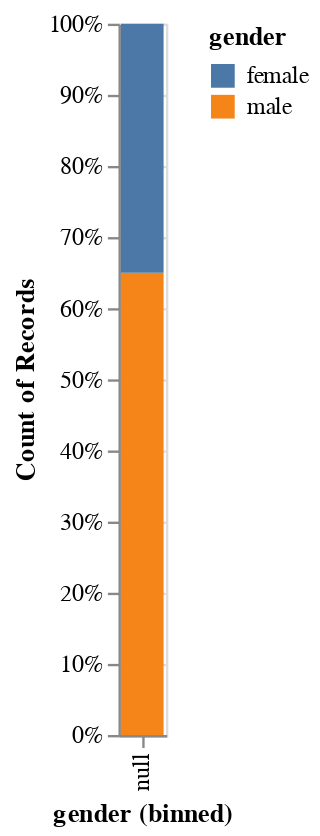

Here is the notebook cell this chart was saved with:
### Markdown cell above
И также процентное распределение

### Code cell
alt.Chart(data).mark_bar().encode(
    alt.X('gender', bin=True),
    alt.Y('count()', stack='normalize'),
    alt.Color('gender')
)

### Figure 1 — Vega-Lite specification as saved in the notebook (floating-point values rounded to 4 significant figures)
{"config": {"view": {"continuousWidth": 400, "continuousHeight": 300}}, "data": {"name": "data-19b599fceeea9321c534e09f61bf450b"}, "mark": "bar", "encoding": {"color": {"field": "gender", "type": "nominal"}, "x": {"bin": true, "field": "gender", "type": "nominal"}, "y": {"aggregate": "count", "stack": "normalize", "type": "quantitative"}}, "$schema": "https://vega.github.io/schema/vega-lite/v4.17.0.json", "datasets": {"data-19b599fceeea9321c534e09f61bf450b": [{"gender": "male", "name": {"title": "Mr", "first": "Sean", "last": "Weaver"}, "location": {"street": {"number": 9198, "name": "Shady Ln Dr"}, "city": "Hampton", "state": "Illinois", "country": "United States", "postcode": 79680, "coordinates": {"latitude": "82.9441", "longitude": "-71.6443"}, "timezone": {"offset": "+4:00", "description": "Abu Dhabi, Muscat, Baku, Tbilisi"}}, "email": "sean.weaver@example.com", "login": {"uuid": "dfaeb64c-3da9-4034-81ad-c79b109fea54", "username": "redswan825", "password": "austin", "salt": "l1PMcmqF", "md5": "111f2eef8111d0bb4133f86c0f12d24e", "sha1": "608754836a8c91faa67c11a1c228893ae502fdc9", "sha256": "d7466b98b5df24b4cad9556ab795bf2e6b1bc93ce718a5a6203474dc549cb8df"}, "dob": {"date": "1972-06-19T14:17:59.978Z", "age": 50}, "registred": {"date": "2014-08-03T07:25:36.795Z", "age": 8}, "phone": "(206) 996-3299", "cell": "(851) 950-2650", "id": {"name": "SSN", "value": "127-72-5172"}}, {"gender": "female", "name": {"title": "Ms", "first": "Esma", "last": "Akaydın"}, "location": {"street": {"number": 9917, "name": "Tunalı Hilmi Cd"}, "city": "Eskişehir", "state": "Giresun", "country": "Turkey", "postcode": 60534, "coordinates": {"latitude": "69.9291", "longitude": "128.1401"}, "timezone": {"offset": "-12:00", "description": "Eniwetok, Kwajalein"}}, "email": "esma.akaydin@example.com", "login": {"uuid": "50c0fa55-861e-4dbd-9eed-a47ec794ffe3", "username": "ticklishostrich361", "password": "tweety", "salt": "xh41SZ24", "md5": "7dbb771fd9db478ffdd6a681157b0bb8", "sha1": "7f8d492d8a92414320b47cc65dba30f345e5e582", "sha256": "511010d6cd1d9f0b2d9cbde8f3148d6daf5a46c26caa9afc5e67d9c7ac627992"}, "dob": {"date": "1972-05-28T10:16:39.122Z", "age": 50}, "registred": {"date": "2021-01-11T08:25:36.127Z", "age": 1}, "phone": "(462)-999-1358", "cell": "(984)-193-4509", "id": {"name": "", "value": null}}, {"gender": "male", "name": {"title": "Mr", "first": "دانیال", "last": "حسینی"}, "location": {"street": {"number": 1325, "name": "میدان ولیعصر (عج)"}, "city": "کاشان", "state": "گلستان", "country": "Iran", "postcode": 83271, "coordinates": {"latitude": "14.1037", "longitude": "-55.1501"}, "timezone": {"offset": "+8:00", "description": "Beijing, Perth, Singapore, Hong Kong"}}, "email": "dnyl.hsyny@example.com", "login": {"uuid": "51d2ceed-89a0-4907-8d8f-0fa5df273be8", "username": "orangezebra155", "password": "snowflak", "salt": "HLNbJcDb", "md5": "3d5fbb6ca7df4736c0063886ec45f258", "sha1": "e35a47139b6ab1133e972a9867064878eac9f37e", "sha256": "6758f14d72747a418e970f48e80de9415d768ffb798b5238b5817a73249f8e92"}, "dob": {"date": "2000-03-10T03:42:21.911Z", "age": 22}, "registred": {"date": "2014-11-24T22:54:08.830Z", "age": 7}, "phone": "089-14279529", "cell": "0932-870-3050", "id": {"name": "", "value": null}}, {"gender": "male", "name": {"title": "Mr", "first": "Lopo", "last": "Peixoto"}, "location": {"street": {"number": 6382, "name": "Rua Paraná "}, "city": "Sumaré", "state": "Mato Grosso do Sul", "country": "Brazil", "postcode": 37863, "coordinates": {"latitude": "-80.0324", "longitude": "-140.8339"}, "timezone": {"offset": "0:00", "description": "Western Europe Time, London, Lisbon, Casablanca"}}, "email": "lopo.peixoto@example.com", "login": {"uuid": "9b7a7d64-d990-416b-b567-58b29a4bed0c", "username": "happykoala395", "password": "freeze", "salt": "1JKdfxTR", "md5": "46caf01122126ec9b5594845c1d5cc39", "sha1": "03c68c21dc4473a3b7b1ea2bd571afe1c976c6d3", "sha256": "9a0b2b28aa24c5fdfad98d7caf87eb92850ad6492a77f9ff531d2c7c79a3e1b5"}, "dob": {"date": "1976-02-13T00:55:47.755Z", "age": 46}, "registred": {"date": "2017-04-01T15:56:43.603Z", "age": 5}, "phone": "(56) 2798-0773", "cell": "(31) 6759-5893", "id": {"name": "CPF", "value": "884.918.952-93"}}, {"gender": "male", "name": {"title": "Mr", "first": "Tilmann", "last": "Seelig"}, "location": {"street": {"number": 4855, "name": "Kapellenweg"}, "city": "Zerbst/Anhalt", "state": "Sachsen-Anhalt", "country": "Germany", "postcode": 75775, "coordinates": {"latitude": "-52.6444", "longitude": "-97.7317"}, "timezone": {"offset": "+8:00", "description": "Beijing, Perth, Singapore, Hong Kong"}}, "email": "tilmann.seelig@example.com", "login": {"uuid": "edd77fdb-9795-4274-9e95-408a423408b1", "username": "organicgoose364", "password": "this", "salt": "MDMwlCtu", "md5": "b640de335b55ece86fea53617b5f264a", "sha1": "5d2c9ffd30422862617cf2c280ab7f7696f211a3", "sha256": "97d328c15acb567561743d4972eb54315f6918b4dccea91217a521afae2cc743"}, "dob": {"date": "1946-07-04T23:43:06.921Z", "age": 76}, "registred": {"date": "2012-08-29T09:14:52.196Z", "age": 10}, "phone": "0212-3057084", "cell": "0172-7875862", "id": {"name": "SVNR", "value": "19 040746 S 114"}}, {"gender": "male", "name": {"title": "Mr", "first": "Davut", "last": "Akışık"}, "location": {"street": {"number": 8165, "name": "Tunalı Hilmi Cd"}, "city": "Ardahan", "state": "Sivas", "country": "Turkey", "postcode": 70202, "coordinates": {"latitude": "68.9071", "longitude": "-18.7026"}, "timezone": {"offset": "-11:00", "description": "Midway Island, Samoa"}}, "email": "davut.akisik@example.com", "login": {"uuid": "410daeba-1b70-4f60-a2a5-543c7f1952ec", "username": "redfrog405", "password": "boytoy", "salt": "gTBc8za5", "md5": "d8b1b34dd61c7e41915a23b8a1c0055b", "sha1": "9ee3168c6cb621c58960704c4be2644f658bbc00", "sha256": "c34730e328751590140db08516b3fe9ef52fd9e7b5985933b04b3f3bba89b0c0"}, "dob": {"date": "1959-04-05T10:15:06.778Z", "age": 63}, "registred": {"date": "2007-03-28T06:19:44.763Z", "age": 15}, "phone": "(491)-531-9734", "cell": "(688)-913-1725", "id": {"name": "", "value": null}}, {"gender": "female", "name": {"title": "Mrs", "first": "Isla", "last": "Aho"}, "location": {"street": {"number": 3467, "name": "Esplanadi"}, "city": "Sulkava", "state": "Central Ostrobothnia", "country": "Finland", "postcode": 92352, "coordinates": {"latitude": "-29.3870", "longitude": "51.3793"}, "timezone": {"offset": "-3:00", "description": "Brazil, Buenos Aires, Georgetown"}}, "email": "isla.aho@example.com", "login": {"uuid": "605551d0-e9b0-47e7-b317-1bbda214ca19", "username": "lazybutterfly744", "password": "antares", "salt": "KSbD6CDp", "md5": "5647e8b0d9d026d10592fa45813951ce", "sha1": "df0f0a3594d122e92d285decb70a794ec344caf3", "sha256": "8abc87cad8eac05176056dad76421e64d28fb3862f438939263e50969ab1b59f"}, "dob": {"date": "1984-08-29T14:30:03.172Z", "age": 38}, "registred": {"date": "2019-05-05T06:45:03.155Z", "age": 3}, "phone": "03-037-616", "cell": "044-161-10-24", "id": {"name": "HETU", "value": "NaNNA854undefined"}}, {"gender": "female", "name": {"title": "Mrs", "first": "Sonali", "last": "Manjunath"}, "location": {"street": {"number": 8628, "name": "Naiduthota"}, "city": "Kochi", "state": "Tamil Nadu", "country": "India", "postcode": 55894, "coordinates": {"latitude": "10.4894", "longitude": "171.5984"}, "timezone": {"offset": "+5:30", "description": "Bombay, Calcutta, Madras, New Delhi"}}, "email": "sonali.manjunath@example.com", "login": {"uuid": "d78bd98d-8692-492b-b560-7e8fd7b558eb", "username": "angrykoala907", "password": "gabriel", "salt": "zLlIiTnv", "md5": "78c4dd153f0aec32dd1501edab5b8098", "sha1": "9a05ac61a65a4fb2c25c9bbad12e539112d1d251", "sha256": "a9d6e5b64464bc0db0131d8b5860068984e01620214254d1ecd7763c392390a3"}, "dob": {"date": "1974-06-14T19:26:19.276Z", "age": 48}, "registred": {"date": "2022-01-15T00:41:58.570Z", "age": 0}, "phone": "8633597217", "cell": "7674693427", "id": {"name": "UIDAI", "value": "411126270678"}}, {"gender": "female", "name": {"title": "Mrs", "first": "Zaida", "last": "Dias"}, "location": {"street": {"number": 690, "name": "Rua Um"}, "city": "Timon", "state": "Rondônia", "country": "Brazil", "postcode": 98626, "coordinates": {"latitude": "-80.3768", "longitude": "40.9973"}, "timezone": {"offset": "-1:00", "description": "Azores, Cape Verde Islands"}}, "email": "zaida.dias@example.com", "login": {"uuid": "f6761eec-fd07-4129-9ba0-506df564d53b", "username": "angryfrog141", "password": "paladin", "salt": "YbBelKtU", "md5": "60a1bd91c81b484f574f5020670ed38a", "sha1": "a00311eae1ffb95e16387f47f8e8b5473ee65a78", "sha256": "bc04b02c93af8eeecbebcdf84b1d935156f9531bad82731568d5e6bcb3f72911"}, "dob": {"date": "1966-10-08T12:16:18.429Z", "age": 56}, "registred": {"date": "2018-11-24T10:39:08.982Z", "age": 3}, "phone": "(33) 2831-7010", "cell": "(79) 2429-6182", "id": {"name": "CPF", "value": "009.894.013-57"}}, {"gender": "male", "name": {"title": "Mr", "first": "Tarak", "last": "Kini"}, "location": {"street": {"number": 4009, "name": "Bannerghatta Rd"}, "city": "Bidhannagar", "state": "Assam", "country": "India", "postcode": 77855, "coordinates": {"latitude": "7.5039", "longitude": "-130.1706"}, "timezone": {"offset": "0:00", "description": "Western Europe Time, London, Lisbon, Casablanca"}}, "email": "tarak.kini@example.com", "login": {"uuid": "e676021c-2b00-452e-97d6-c3174857b317", "username": "ticklishgoose784", "password": "jimbo", "salt": "lTabuk5Z", "md5": "b65d650e9ce0ecefc392ac5974705855", "sha1": "6d4f20c2cb551a6528934348ef12239b7c0df3c4", "sha256": "1223dad9db4bebf6e72fcae6103097c1659e04666dd2f4a5e97cf289c2f34cb8"}, "dob": {"date": "1956-06-22T05:14:00.152Z", "age": 66}, "registred": {"date": "2004-04-30T06:54:52.830Z", "age": 18}, "phone": "7534610427", "cell": "7819616376", "id": {"name": "UIDAI", "value": "146198576781"}}, {"gender": "female", "name": {"title": "Miss", "first": "Shiva", "last": "Wildenberg"}, "location": {"street": {"number": 1299, "name": "Het Kromkamp"}, "city": "Roermond", "state": "Groningen", "country": "Netherlands", "postcode": "1568 QU", "coordinates": {"latitude": "32.1670", "longitude": "93.9422"}, "timezone": {"offset": "+5:00", "description": "Ekaterinburg, Islamabad, Karachi, Tashkent"}}, "email": "shiva.wildenberg@example.com", "login": {"uuid": "df4a2bb5-e483-4132-afe9-bd9a2a9977af", "username": "organicpanda845", "password": "these", "salt": "pFpeojj7", "md5": "03f60f037f031e9ddf4ac1d682dfe06a", "sha1": "598e0eb1a7fbaf8e808fdfa8dfdb12b105cc7f43", "sha256": "b8b896c2015307dc6b0b060ff7a7b6592c7e1ef5050920d7362300271b1f0428"}, "dob": {"date": "1979-05-24T02:23:44.420Z", "age": 43}, "registred": {"date": "2015-05-11T17:49:44.315Z", "age": 7}, "phone": "(066) 5446994", "cell": "(06) 47886863", "id": {"name": "BSN", "value": "54002814"}}, {"gender": "male", "name": {"title": "Mr", "first": "Amador", "last": "Holguín"}, "location": {"street": {"number": 8822, "name": "Callejón Sur Pulido"}, "city": "San Francisco Cuapa", "state": "Estado de Mexico", "country": "Mexico", "postcode": 83828, "coordinates": {"latitude": "28.0062", "longitude": "-98.8670"}, "timezone": {"offset": "-12:00", "description": "Eniwetok, Kwajalein"}}, "email": "amador.holguin@example.com", "login": {"uuid": "160e3a5d-bfa8-43e7-a27f-8ba47aa7be9e", "username": "lazyzebra559", "password": "blades", "salt": "S9OIo3EN", "md5": "513ceb94d4e5c35385872f7c4d1d7e8c", "sha1": "0e8c686446b044bf0855dd238edce03227cbd686", "sha256": "be66c6e1ca8fcc069b19eff4bd0bcc24f69b59c50fbdd15f66d31ccb60c908c2"}, "dob": {"date": "1986-05-11T07:09:57.335Z", "age": 36}, "registred": {"date": "2015-10-13T02:54:24.554Z", "age": 7}, "phone": "(646) 647 9593", "cell": "(682) 047 6333", "id": {"name": "NSS", "value": "48 21 93 9448 4"}}, {"gender": "female", "name": {"title": "Ms", "first": "Siiri", "last": "Toro"}, "location": {"street": {"number": 5372, "name": "Visiokatu"}, "city": "Närpes", "state": "Northern Ostrobothnia", "country": "Finland", "postcode": 28268, "coordinates": {"latitude": "-29.7015", "longitude": "72.3255"}, "timezone": {"offset": "-9:00", "description": "Alaska"}}, "email": "siiri.toro@example.com", "login": {"uuid": "eef28f95-3a47-499b-baf9-d8113689f283", "username": "organicswan572", "password": "womam", "salt": "OsEJMRnN", "md5": "632f853cd01cddb3e577ee8380516fe9", "sha1": "aa84b39de6a07f9cf137d7debc22c185062ab346", "sha256": "8c3e7502014c672671ab9396e02f9c16d9ba187a10ceefe7a37d3eb02745afbf"}, "dob": {"date": "1950-06-05T16:18:33.872Z", "age": 72}, "registred": {"date": "2003-09-26T00:06:56.319Z", "age": 19}, "phone": "05-559-152", "cell": "043-413-09-60", "id": {"name": "HETU", "value": "NaNNA696undefined"}}, {"gender": "male", "name": {"title": "Mr", "first": "محمدمهدی", "last": "رضایی"}, "location": {"street": {"number": 430, "name": "کلاهدوز"}, "city": "اسلامشهر", "state": "گلستان", "country": "Iran", "postcode": 93009, "coordinates": {"latitude": "21.0741", "longitude": "-79.4305"}, "timezone": {"offset": "+5:30", "description": "Bombay, Calcutta, Madras, New Delhi"}}, "email": "mhmdmhdy.rdyy@example.com", "login": {"uuid": "c2b0f1ee-3ff8-4bad-89f4-bc6a6a6c16ae", "username": "yellowfrog730", "password": "mouse1", "salt": "n70HSPZc", "md5": "df7a75eda42b23f71328f6d4f3fdb25e", "sha1": "ab4ed9312d69ca8631225dc163cc78327cc41897", "sha256": "4915f38657dc7870ff8d67eb6dccfd8b4219fc41c91daeb7f935c03a1af219e6"}, "dob": {"date": "1987-11-05T02:27:18.022Z", "age": 34}, "registred": {"date": "2010-09-01T15:26:32.668Z", "age": 12}, "phone": "046-47046925", "cell": "0960-545-4682", "id": {"name": "", "value": null}}, {"gender": "male", "name": {"title": "Mr", "first": "Antoine", "last": "Gauthier"}, "location": {"street": {"number": 9253, "name": "20th Ave"}, "city": "Tecumseh", "state": "Québec", "country": "Canada", "postcode": "M2K 4Q3", "coordinates": {"latitude": "-72.6030", "longitude": "-95.9267"}, "timezone": {"offset": "+9:00", "description": "Tokyo, Seoul, Osaka, Sapporo, Yakutsk"}}, "email": "antoine.gauthier@example.com", "login": {"uuid": "15ee0edd-ce85-4ad6-8dbd-238519aebf6c", "username": "sadswan238", "password": "sirius", "salt": "Y5GxQ1yF", "md5": "7f9f34d1c9eb53a198d0d9ce24b49a08", "sha1": "8ed095ba66019dd30ea0175775f23060b7b8a3e0", "sha256": "b3a1e9ea3f5878faddeb3f79c655b4b3a4a2f818751841ff692cd785dc29b927"}, "dob": {"date": "1956-07-03T18:26:52.065Z", "age": 66}, "registred": {"date": "2012-04-23T02:18:21.092Z", "age": 10}, "phone": "B56 X79-3751", "cell": "Y65 I16-9529", "id": {"name": "SIN", "value": "968066530"}}, {"gender": "male", "name": {"title": "Mr", "first": "سام", "last": "سهيلي راد"}, "location": {"street": {"number": 3523, "name": "سهروردی"}, "city": "نیشابور", "state": "قم", "country": "Iran", "postcode": 30153, "coordinates": {"latitude": "16.9940", "longitude": "-27.4414"}, "timezone": {"offset": "-1:00", "description": "Azores, Cape Verde Islands"}}, "email": "sm.shylyrd@example.com", "login": {"uuid": "66655c83-8840-4981-8a60-cdb334a73660", "username": "happybird814", "password": "openup", "salt": "IFscMGgH", "md5": "56795effe538e8779d10af861db19b6a", "sha1": "31db4e0c886d892e3eef921d39e18867a12e3346", "sha256": "fb957c141adbf1dd77bc6a53de9fa075d8b7dc4b1b08fe2dded94892e9f4773b"}, "dob": {"date": "1993-05-24T09:18:35.480Z", "age": 29}, "registred": {"date": "2016-12-06T04:34:19.118Z", "age": 5}, "phone": "023-64243087", "cell": "0989-538-9738", "id": {"name": "", "value": null}}, {"gender": "male", "name": {"title": "Monsieur", "first": "Samuel", "last": "Adam"}, "location": {"street": {"number": 2857, "name": "Rue de Bonnel"}, "city": "Borex", "state": "Graubünden", "country": "Switzerland", "postcode": 1596, "coordinates": {"latitude": "-58.1063", "longitude": "-117.0827"}, "timezone": {"offset": "-3:30", "description": "Newfoundland"}}, "email": "samuel.adam@example.com", "login": {"uuid": "d054716a-ab7c-49b6-8922-effa1e47fe93", "username": "blackdog921", "password": "mmmmmmmm", "salt": "PRCUMTyY", "md5": "857a03404bbae8805442722325a0f636", "sha1": "2dbdbdd2eb5c89f99d01d89b1ae2b0b1eff2619f", "sha256": "6dd5698247c411a4823991b36a52f4debd9d8ff6d16b22b89b8cd725255dc05b"}, "dob": {"date": "1998-04-09T09:28:38.907Z", "age": 24}, "registred": {"date": "2021-11-17T05:24:46.536Z", "age": 0}, "phone": "079 249 95 26", "cell": "075 553 74 41", "id": {"name": "AVS", "value": "756.8920.3678.20"}}, {"gender": "female", "name": {"title": "Ms", "first": "Eloisa", "last": "Blanco"}, "location": {"street": {"number": 4102, "name": "Continuación Mares"}, "city": "Tecpan de Galeana", "state": "Sinaloa", "country": "Mexico", "postcode": 29913, "coordinates": {"latitude": "28.4521", "longitude": "122.5251"}, "timezone": {"offset": "+7:00", "description": "Bangkok, Hanoi, Jakarta"}}, "email": "eloisa.blanco@example.com", "login": {"uuid": "51dd67dc-3401-4374-977d-ae7f97c4f475", "username": "smallostrich892", "password": "honor", "salt": "rbglEqfD", "md5": "464eecbb0d7bf17ae2bfba5326e27468", "sha1": "4678359c86e1d7a5b50415cb58f8290a309b1ac1", "sha256": "4610774cda795b122a6912949d4633621ee312805e292e63b14e2afb916285c7"}, "dob": {"date": "1971-10-10T22:02:16.392Z", "age": 51}, "registred": {"date": "2021-08-18T22:25:35.082Z", "age": 1}, "phone": "(647) 292 4324", "cell": "(628) 811 5502", "id": {"name": "NSS", "value": "34 04 02 1640 8"}}, {"gender": "male", "name": {"title": "Mr", "first": "Riley", "last": "Patel"}, "location": {"street": {"number": 1009, "name": "Symonds Street"}, "city": "Greymouth", "state": "Tasman", "country": "New Zealand", "postcode": 72761, "coordinates": {"latitude": "53.6367", "longitude": "-59.6496"}, "timezone": {"offset": "+4:30", "description": "Kabul"}}, "email": "riley.patel@example.com", "login": {"uuid": "d9a1d3cb-cd7c-4ccc-912f-8eee7a1752c4", "username": "bluezebra579", "password": "anchor", "salt": "X2DWVVWZ", "md5": "10e42c1ec6d89691cd352a9f9e7e2ebc", "sha1": "deaeae70b9f32f8dc10fa9ad3fc08660873ba309", "sha256": "78fb6378ea591c9b986c07370de68d03b80a46cf75d6bac6419a0c80c30f324b"}, "dob": {"date": "1994-09-26T14:06:37.957Z", "age": 28}, "registred": {"date": "2020-06-03T01:13:29.386Z", "age": 2}, "phone": "(460)-431-8298", "cell": "(002)-471-9615", "id": {"name": "", "value": null}}, {"gender": "male", "name": {"title": "Mr", "first": "Reginald", "last": "Mason"}, "location": {"street": {"number": 7297, "name": "Park Avenue"}, "city": "Swords", "state": "Waterford", "country": "Ireland", "postcode": 71475, "coordinates": {"latitude": "4.0724", "longitude": "-15.3757"}, "timezone": {"offset": "+1:00", "description": "Brussels, Copenhagen, Madrid, Paris"}}, "email": "reginald.mason@example.com", "login": {"uuid": "c97b9dea-1d34-4207-a6e2-812934dec2dd", "username": "whitecat583", "password": "grass", "salt": "g1oqjbE4", "md5": "3ccec1e710d716d2a01c345bf5641812", "sha1": "8766c98995da33be830cef2f183169050fb9928d", "sha256": "3d20eff5d26df48beaab4f9a9f74c2b52bee8a34451357338d8ff359291380a6"}, "dob": {"date": "1951-08-06T17:20:30.109Z", "age": 71}, "registred": {"date": "2005-04-09T15:07:39.474Z", "age": 17}, "phone": "021-288-7188", "cell": "081-172-8484", "id": {"name": "PPS", "value": "4403654T"}}]}}
